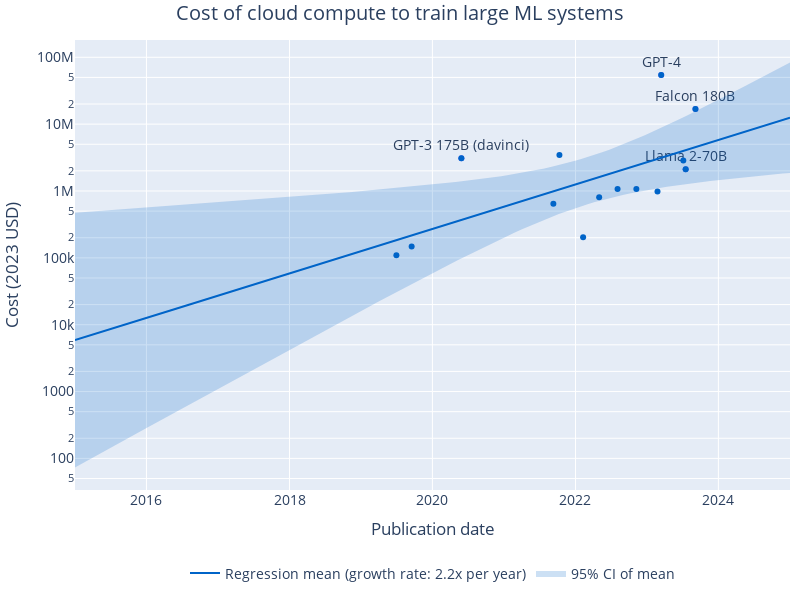

Source (notebook cell):
### Code cell
label_systems = ['GNMT', 'Megatron-BERT', 'GPT-3 175B (davinci)', 'PaLM (540B)', 'Llama 2-70B', 'Falcon 180B', 'GPT-4', 'Gemini Ultra']

fig = px.scatter(
    cost_df.loc[cost_df['System'].isin(label_systems)],
    x='Publication date',
    y='Cost (inflation-adjusted)',
    text='System',
    log_y=True,
)

fig.add_scatter(
    x=cost_df['Publication date'],
    y=cost_df['Cost (inflation-adjusted)'],
    mode='markers',
    showlegend=False,
)

# Marker color
fig.update_traces(
    marker=dict(
        color='rgb(0,100,200)',
    ),
    selector=dict(mode='markers'),
)

# Shade in CI
fig.add_scatter(
    x=predicted_cost_df['Publication date'],
    y=10**predicted_cost_df['mean_ci_lower'],
    mode='lines',
    line=dict(width=0),
    showlegend=False,
)
fig.add_scatter(
    x=predicted_cost_df['Publication date'],
    y=10**predicted_cost_df['mean_ci_upper'],
    mode='lines',
    fill='tonexty',
    fillcolor='rgba(0,100,200,0.2)',
    line=dict(width=0),
    name='95% CI of mean',
)
fig.add_scatter(
    x=predicted_cost_df['Publication date'],
    y=10**predicted_cost_df['mean'],
    mode='lines',
    line=dict(color='rgb(0,100,200)'),
    name=f'Regression mean (growth rate: {10**reg_results.params[1]:.1f}x per year)',
)

fig.update_traces(textposition='top center')

# legend on top
fig.update_layout(legend=dict(
    orientation='h',
    yanchor='top',
    y=-0.15,
    xanchor='center',
    x=0.5,
))

# axis labels
fig.update_xaxes(title_text='Publication date')
fig.update_yaxes(title_text='Cost (2023 USD)')

# title
fig.update_layout(title_text='Cost of cloud compute to train large ML systems')

# update size
fig.update_layout(
    autosize=False,
    width=800,
    height=600,
    title_x=0.5,
)

# font size
fig.update_layout(
    font=dict(
        size=14,
    )
)

# axis limits
fig.update_xaxes(range=[pred_start_date, pred_end_date])

# margins
fig.update_layout(margin=dict(l=10, r=10, t=40, b=10))

save_plot(fig, results_dir, 'cost_regression')

fig.show()
